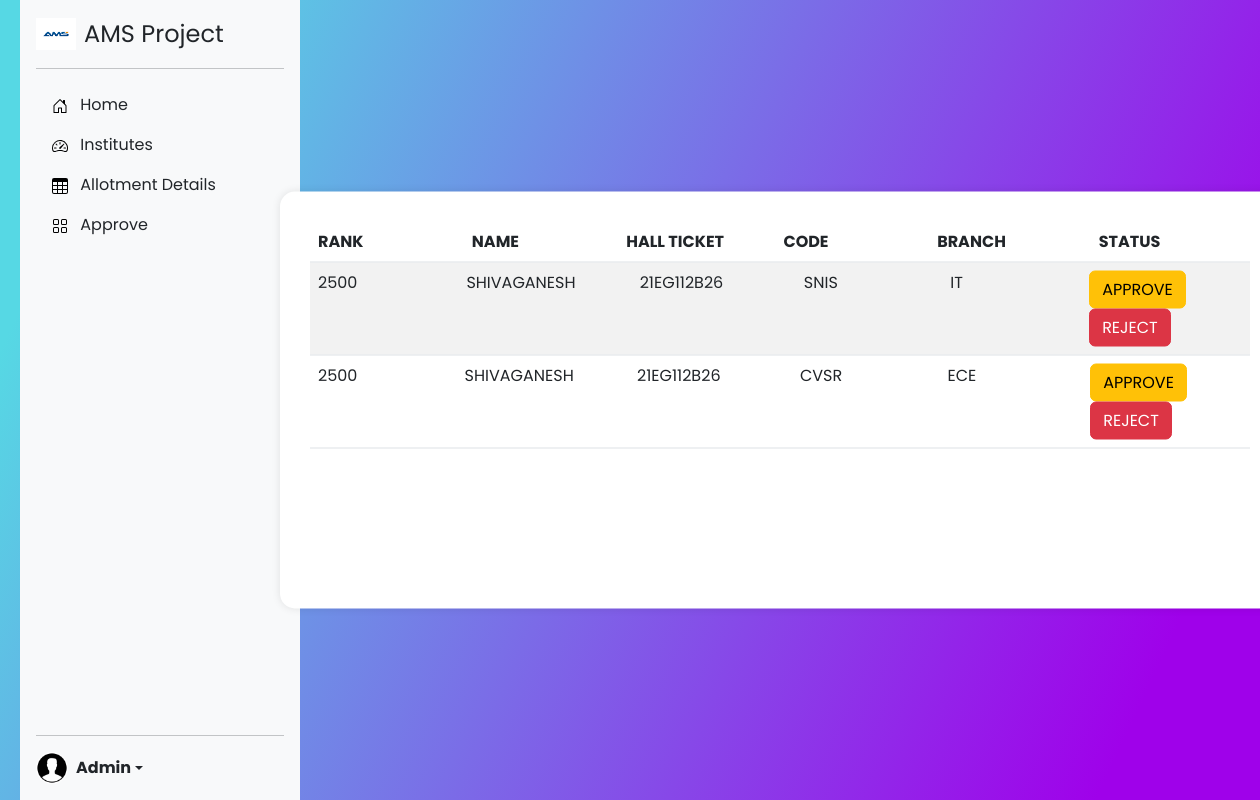
The page /a/approve (signed in) on the database its author committed.
### app/models.py (models this page shows, shortened)
class Apply(models.Model):
    student=models.ForeignKey(Students,on_delete=models.CASCADE)
    college=models.ForeignKey(Institution,on_delete=models.CASCADE)
    branch=models.CharField(choices=b,max_length=10,null=True)

class Students(models.Model):
    username=models.CharField(max_length=40)
    hall_ticket=models.CharField(max_length=10)
    name=models.CharField(max_length=30)
    rank=models.CharField(max_length=8)
    phone=models.CharField(max_length=10)
    def __str__(self):
        return self.name

class Institution(models.Model):
    code=models.CharField(max_length=6)
    name=models.CharField(max_length=50)
    address=models.CharField(max_length=150)
    contact=models.CharField(max_length=10)
    email=models.EmailField()
    website=models.URLField()
    cse=models.IntegerField()
    it=models.IntegerField()
    ece=models.IntegerField()
    eee=models.IntegerField()
    civ=models.IntegerField()
    mec=models.IntegerField()
    fee=models.IntegerField()

### app/views.py (the view)
# urls.py: path('a/approve',approve,name='approve'),
@user_passes_test(lambda u:u.is_superuser)
def approve(request):
    data=Apply.objects.order_by('student__rank')
    return render(request,"admin/approve.html",{'data':data})

### templates/admin/approve.html (shortened to what this page needs)
{%extends 'admin/home.html'%}
{%block nav%}
<!DOCTYPE html>
<html lang="en" dir="ltr">
    <head>
        <link rel="stylesheet" href="style.css" />
    </head>
    <body>
        <div class="center">
            <div class="container" >
                <table class="table table-striped">
                    <thead>
                      <tr>
                        <th scope="col">RANK</th>
                        <th scope="col">NAME</th>
                        <th scope="col">HALL TICKET</th>
                        <th scope="col">CODE</th>
                        <th scope="col">BRANCH</th>
                        <th scope="col">STATUS</th>
                      </tr>
                    </thead>
                    <tbody class="aa">
                        {%for i in data%}
                      <tr>
                        <td>{{i.student.rank}}</td>
                        <td>{{i.student}}</td>
                        <td>{{i.student.hall_ticket}}</td>
                        <td>{{i.college.code}}</td>
                        <td>{{i.branch}}</td>
                        <td><a class="btn btn-warning" href="/a/select/{{i.id}}">APPROVE</a>    <a class="btn btn-danger" href="/a/reject/{{i.id}}">REJECT</a></td>
                      </tr>
                      {%endfor%}
                    </tbody>
                  </table>
            </div>
        </div>
    </body>
</html>
{%endblock%}

### templates/admin/home.html (shortened to what this page needs)
{%load static%}
<!doctype html>
<html lang="en">
  <head>
  <link href="{%static 'css/bootstrap.min.css'%}" rel="stylesheet">
    <link href="{%static 'css/sidebars.css'%}" rel="stylesheet">
  </head>
  <body>
<main class="d-flex flex-nowrap">
  <div class="d-flex flex-column flex-shrink-0 p-3 bg-light" style="width: 280px;">
      <a href="/admin" class="d-flex align-items-center mb-3 mb-md-0 me-md-auto link-dark text-decoration-none">
        <img  class="bi pe-none me-2" width="40" height="32" src="{%static 'ams.png'%}" alt="" srcset="">
        <span class="fs-4">AMS Project</span>
      </a>
    <hr>
    <ul class="nav nav-pills flex-column mb-auto">
      <li class="nav-item">
        <a href="/a" class="nav-link link-dark nn" aria-current="page">
          <svg class="bi pe-none me-2" width="16" height="16"><use xlink:href="#home"/></svg>
          Home
        </a>
      </li>
      <li>
        <a href="/a/institutions" class="nav-link link-dark nn">
          <svg class="bi pe-none me-2" width="16" height="16"><use xlink:href="#speedometer2"/></svg>
          Institutes
        </a>
      </li>
      <li>
        <a href="/a/allotments" class="nav-link link-dark nn">
          <svg class="bi pe-none me-2" width="16" height="16"><use xlink:href="#table"/></svg>
          Allotment Details
        </a>
      </li>
      <li>
        <a href="/a/approve" class="nav-link link-dark nn">
          <svg class="bi pe-none me-2" width="16" height="16"><use xlink:href="#grid"/></svg>
          Approve
        </a>
      </li>
    </ul>
    <hr>
    {%if request.user.is_authenticated%}
    <div class="dropdown">
      <a href="#" class="d-flex align-items-center link-dark text-decoration-none dropdown-toggle" data-bs-toggle="dropdown" aria-expanded="false">
        <img src="{%static 'profile.jpg'%}" alt="" width="32" height="32" class="rounded-circle me-2">
        <strong>{{user.username}}</strong>
      </a>
    </div>
  </div>
  {%endif%}
{%block nav%}{%endblock%}
</main>
  </body>
</html>

### static/css/sidebars.css (style rules this page uses)
body { min-height: 100vh; min-height: -webkit-fill-available; }
html { height: -webkit-fill-available; }
main { height: 100vh; height: -webkit-fill-available; max-height: 100vh; overflow-x: auto; overflow-y: hidden; }
.dropdown-toggle { outline: 0; }

### static/css/style.css (style rules this page uses)
td { width: 150px; height: 30px; }

### templates/admin/home.html (style rules this page uses)
* { margin: 0; padding: 0; outline: none; box-sizing: border-box; font-family: "Poppins", sans-serif; }
body { height: 100vh; width: 100%; background: linear-gradient(115deg, #56d8e4 10%, #9f01ea 90%); }
main { margin-left:20px; }

### templates/admin/approve.html (style rules this page uses)
* { margin: 0; padding: 0; outline: none; box-sizing: border-box; font-family: "Poppins", sans-serif; }
body { height: 100vh; width: 100%; background: linear-gradient(115deg, #56d8e4 10%, #9f01ea 90%); }
.show-btn, .container { position: absolute; top: 50%; left: 50%; transform: translate(-50%, -50%); }
.container { margin-left: 150px; background: #fff; width: 1000px; padding: 30px; border-radius: 15px; box-shadow: 0 0 8px rgba(0, 0, 0, 0.1); }
.aa { display: block; height: 300px; overflow-y: auto; float: left; }
tr { display: block; }
td,th { width: 200px; }

### rows shown on the page
Apply: student.rank "2500", student "SHIVAGANESH", student.hall_ticket "21EG112B26", college.code "SNIS", branch "IT"
Apply: student.rank "2500", student "SHIVAGANESH", student.hall_ticket "21EG112B26", college.code "CVSR", branch "ECE"

### other values the page prints
{{ user.username }} "Admin"
